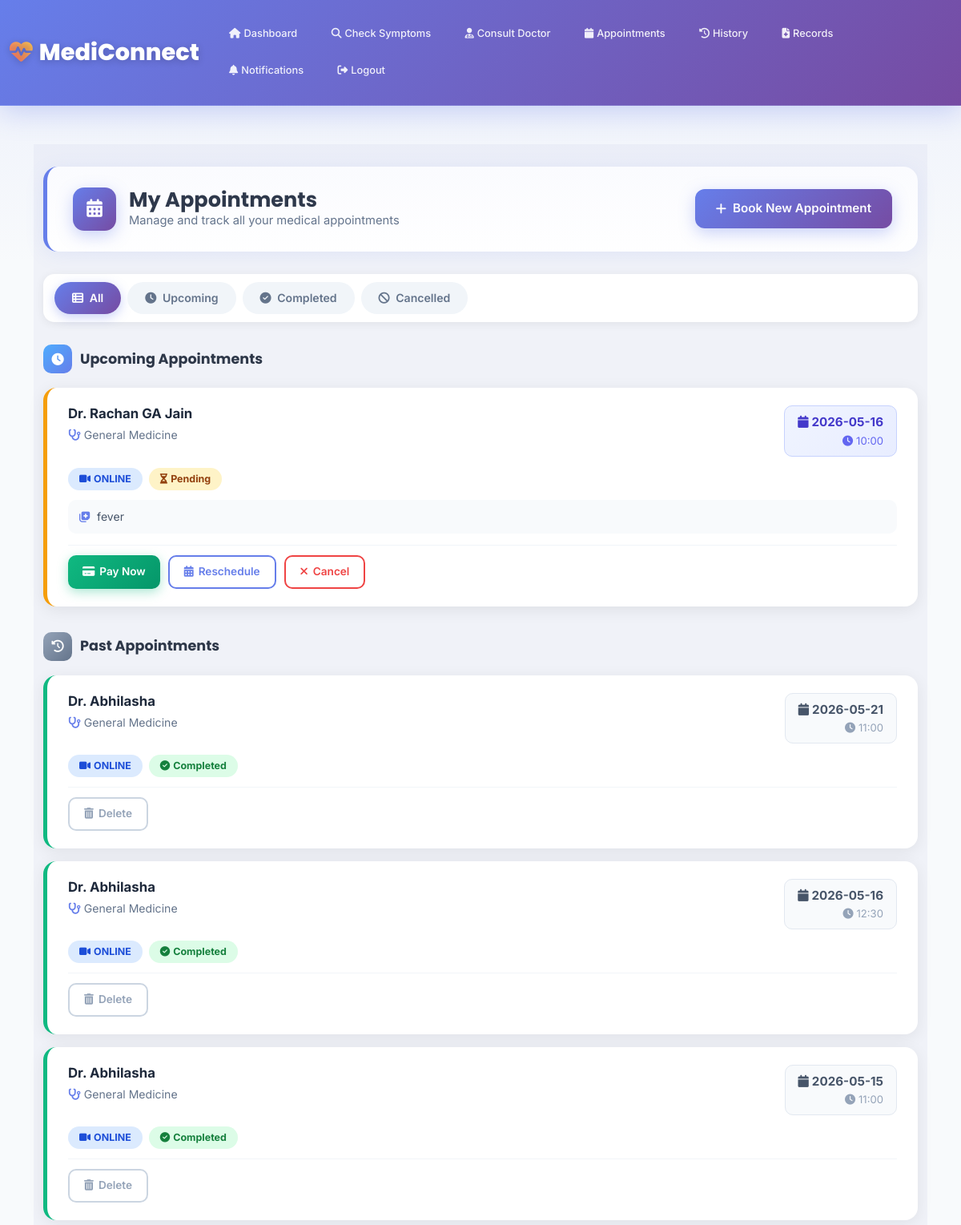
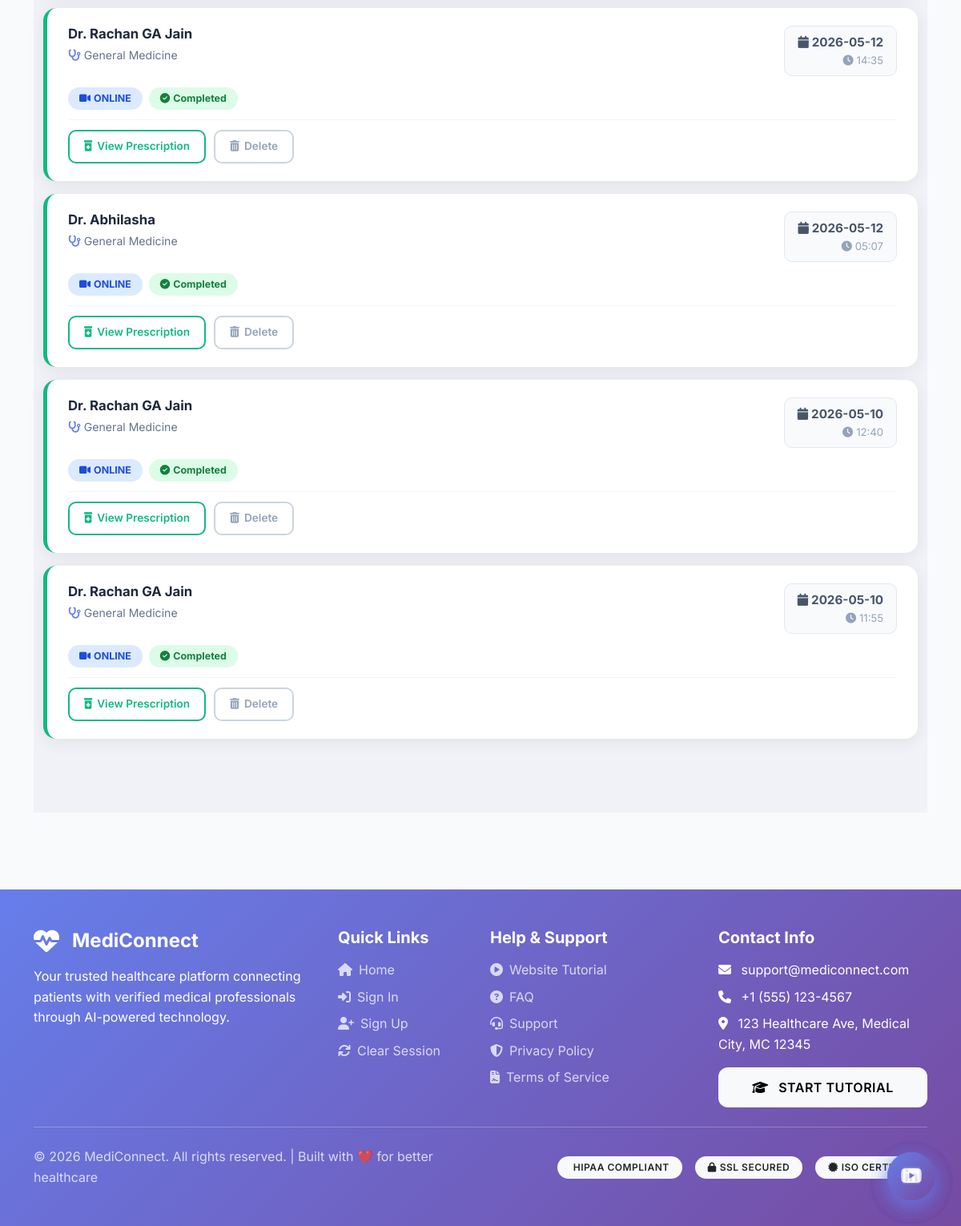
The page /patient/appointments (signed in) on the database its author committed (2 pictures, top to bottom).
### tables this page shows
CREATE TABLE "appointments" (
                id INTEGER PRIMARY KEY AUTOINCREMENT,
                patient_id INTEGER,
                doctor_id INTEGER,
                appointment_date DATE,
                appointment_time TIME,
                status TEXT DEFAULT 'scheduled',
                reason TEXT,
                notes TEXT,
                created_at TIMESTAMP DEFAULT CURRENT_TIMESTAMP, mode TEXT DEFAULT "online", symptoms TEXT, prescription TEXT, lab_tests TEXT, payment_status TEXT DEFAULT 'unpaid', payment_id INTEGER,
                FOREIGN KEY (patient_id) REFERENCES patients(id),
                FOREIGN KEY (doctor_id) REFERENCES doctors(id)
            );

CREATE TABLE users (
        id INTEGER PRIMARY KEY AUTOINCREMENT,
        name TEXT NOT NULL,
        email TEXT UNIQUE NOT NULL,
        password TEXT NOT NULL,
        role TEXT NOT NULL,
        phone TEXT,
        address TEXT,
        age INTEGER,
        gender TEXT,
        created_at TIMESTAMP DEFAULT CURRENT_TIMESTAMP
    , account_status VARCHAR(20) DEFAULT 'active');

CREATE TABLE doctors (
        id INTEGER PRIMARY KEY AUTOINCREMENT,
        user_id INTEGER,
        specialization TEXT,
        qualification TEXT,
        experience INTEGER,
        consultation_fee REAL,
        available BOOLEAN DEFAULT 1, verification_id TEXT, verification_status TEXT DEFAULT 'Pending', degree_certificate_path VARCHAR(500), council_registration_path VARCHAR(500), documents_uploaded BOOLEAN DEFAULT 0, verification_notes TEXT,
        FOREIGN KEY (user_id) REFERENCES users(id)
    );

### app.py (the view)
@app.route('/patient/appointments')
@login_required
@role_required('patient')
def patient_appointments():
    conn = get_db()
    patient = conn.execute('SELECT * FROM patients WHERE user_id = ?', (session['user_id'],)).fetchone()
    if not patient:
        conn.execute('INSERT INTO patients (user_id) VALUES (?)', (session['user_id'],))
        conn.commit()
        patient = conn.execute('SELECT * FROM patients WHERE user_id = ?', (session['user_id'],)).fetchone()
    appointments = conn.execute('''SELECT a.*, d.specialization, u.name as doctor_name
                                  FROM appointments a
                                  JOIN doctors d ON a.doctor_id = d.id
                                  JOIN users u ON d.user_id = u.id
                                  WHERE a.patient_id = ?
                                  ORDER BY a.appointment_date DESC, a.appointment_time DESC''',
                               (patient['id'],)).fetchall()
    conn.close()
    return render_template('patient_appointments.html', appointments=appointments)

### templates/patient_appointments.html (shortened to what this page needs)
{% extends "base_clean.html" %}
{% block content %}
<div style="padding:28px 0 60px;background:#f0f2f8;min-height:100vh;">
<div class="container">
  <div style="background:#fff;border-radius:18px;box-shadow:0 4px 24px rgba(102,126,234,.10);border-left:5px solid #667eea;margin-bottom:28px;padding:26px 32px;display:flex;align-items:center;justify-content:space-between;flex-wrap:wrap;gap:16px;">
    <div style="display:flex;align-items:center;gap:16px;">
      <div style="width:54px;height:54px;border-radius:14px;background:linear-gradient(135deg,#667eea,#764ba2);display:flex;align-items:center;justify-content:center;box-shadow:0 6px 20px rgba(102,126,234,.35);">
        <i class="fas fa-calendar-alt" style="color:#fff;font-size:1.4rem;"></i>
      </div>
      <div>
        <h2 style="margin:0;font-family:'Poppins',sans-serif;font-weight:700;color:#2d3748;font-size:1.6rem;">My Appointments</h2>
        <p style="margin:0;color:#64748b;font-size:.92rem;">Manage and track all your medical appointments</p>
      </div>
    </div>
    <a href="{{ url_for('consult_doctor') }}"
       style="background:linear-gradient(135deg,#667eea,#764ba2);color:#fff;border:none;border-radius:12px;padding:12px 26px;font-weight:600;font-size:.95rem;text-decoration:none;display:inline-flex;align-items:center;gap:8px;box-shadow:0 6px 20px rgba(102,126,234,.35);">
      <i class="fas fa-plus"></i> Book New Appointment
    </a>
  </div>
  <div style="background:#fff;border-radius:14px;box-shadow:0 2px 12px rgba(0,0,0,.07);padding:10px 14px;margin-bottom:28px;display:flex;gap:8px;flex-wrap:wrap;">
    <button onclick="filterAppts('all')" id="tab-all"
            style="border:none;border-radius:30px;padding:9px 22px;font-weight:600;font-size:.88rem;cursor:pointer;background:linear-gradient(135deg,#667eea,#764ba2);color:#fff;box-shadow:0 4px 14px rgba(102,126,234,.35);">
      <i class="fas fa-th-list me-1"></i> All
    </button>
    <button onclick="filterAppts('upcoming')" id="tab-upcoming"
            style="border:none;border-radius:30px;padding:9px 22px;font-weight:600;font-size:.88rem;cursor:pointer;background:#f1f5f9;color:#64748b;">
      <i class="fas fa-clock me-1"></i> Upcoming
    </button>
    <button onclick="filterAppts('completed')" id="tab-completed"
            style="border:none;border-radius:30px;padding:9px 22px;font-weight:600;font-size:.88rem;cursor:pointer;background:#f1f5f9;color:#64748b;">
      <i class="fas fa-check-circle me-1"></i> Completed
    </button>
    <button onclick="filterAppts('cancelled')" id="tab-cancelled"
            style="border:none;border-radius:30px;padding:9px 22px;font-weight:600;font-size:.88rem;cursor:pointer;background:#f1f5f9;color:#64748b;">
      <i class="fas fa-ban me-1"></i> Cancelled
    </button>
  </div>
  {% if appointments %}
  <div class="appt-section" id="sec-upcoming" style="margin-bottom:32px;">
    <div style="display:flex;align-items:center;gap:10px;margin-bottom:18px;">
      <div style="width:36px;height:36px;border-radius:10px;background:linear-gradient(135deg,#4facfe,#667eea);display:flex;align-items:center;justify-content:center;">
        <i class="fas fa-clock" style="color:#fff;font-size:.95rem;"></i>
      </div>
      <h4 style="margin:0;font-family:'Poppins',sans-serif;font-weight:700;color:#2d3748;font-size:1.1rem;">Upcoming Appointments</h4>
    </div>
    {% set upcoming_shown = [] %}
    {% for apt in appointments %}
    {% if apt.status in ['scheduled','confirmed','pending','emergency'] %}
    {% set _ = upcoming_shown.append(1) %}
    {% set bc = '#667eea' %}{% if apt.status=='confirmed' %}{% set bc='#10b981' %}{% elif apt.status=='emergency' %}{% set bc='#ef4444' %}{% elif apt.status=='pending' %}{% set bc='#f59e0b' %}{% endif %}
    <div class="appt-card" data-status="{{ apt.status }}"
         style="background:#fff;border-radius:16px;box-shadow:0 4px 20px rgba(0,0,0,.08);border-left:5px solid {{ bc }};margin-bottom:16px;padding:22px 26px;transition:transform .2s,box-shadow .2s;"
         onmouseover="this.style.transform='translateY(-3px)';this.style.boxShadow='0 10px 32px rgba(0,0,0,.13)'"
         onmouseout="this.style.transform='translateY(0)';this.style.boxShadow='0 4px 20px rgba(0,0,0,.08)'">
      <div style="display:flex;justify-content:space-between;align-items:flex-start;flex-wrap:wrap;gap:12px;margin-bottom:14px;">
        <div>
          <h5 style="margin:0 0 4px;font-weight:700;color:#1e293b;font-size:1.05rem;">Dr. {{ apt.doctor_name }}</h5>
          <span style="color:#64748b;font-size:.88rem;"><i class="fas fa-stethoscope me-1" style="color:#667eea;"></i>{{ apt.specialization }}</span>
        </div>
        <div style="background:linear-gradient(135deg,#f0f4ff,#e8edff);border:1px solid #c7d2fe;border-radius:10px;padding:8px 16px;text-align:right;">
          <div style="font-weight:700;color:#4338ca;font-size:.95rem;"><i class="fas fa-calendar me-1"></i>{{ apt.appointment_date }}</div>
          <div style="color:#6366f1;font-size:.82rem;"><i class="fas fa-clock me-1"></i>{{ apt.appointment_time }}</div>
        </div>
      </div>
      <div style="display:flex;gap:8px;flex-wrap:wrap;margin-bottom:12px;">
        {% if apt.mode in ['online','video'] %}<span style="background:#dbeafe;color:#1d4ed8;border-radius:20px;padding:4px 14px;font-size:.78rem;font-weight:700;"><i class="fas fa-video me-1"></i>ONLINE</span>
        {% elif apt.mode == 'emergency' %}<span style="background:#fee2e2;color:#b91c1c;border-radius:20px;padding:4px 14px;font-size:.78rem;font-weight:700;"><i class="fas fa-ambulance me-1"></i>EMERGENCY</span>
        {% else %}<span style="background:#dcfce7;color:#15803d;border-radius:20px;padding:4px 14px;font-size:.78rem;font-weight:700;"><i class="fas fa-hospital me-1"></i>IN-PERSON</span>{% endif %}
        {% if apt.status=='confirmed' %}<span style="background:#dcfce7;color:#15803d;border-radius:20px;padding:4px 14px;font-size:.78rem;font-weight:700;"><i class="fas fa-check-circle me-1"></i>Confirmed</span>
        {% elif apt.status=='emergency' %}<span style="background:#fee2e2;color:#b91c1c;border-radius:20px;padding:4px 14px;font-size:.78rem;font-weight:700;"><i class="fas fa-exclamation-triangle me-1"></i>EMERGENCY</span>
        {% elif apt.status=='pending' %}<span style="background:#fef3c7;color:#92400e;border-radius:20px;padding:4px 14px;font-size:.78rem;font-weight:700;"><i class="fas fa-hourglass-half me-1"></i>Pending</span>
        {% else %}<span style="background:#e0e7ff;color:#4338ca;border-radius:20px;padding:4px 14px;font-size:.78rem;font-weight:700;"><i class="fas fa-calendar-check me-1"></i>Scheduled</span>{% endif %}
      </div>
      {% if apt.reason %}<div style="background:#f8fafc;border-radius:10px;padding:10px 14px;margin-bottom:14px;color:#475569;font-size:.88rem;"><i class="fas fa-notes-medical me-2" style="color:#667eea;"></i>{{ apt.reason }}</div>{% endif %}
      <div style="display:flex;gap:10px;flex-wrap:wrap;padding-top:12px;border-top:1px solid #f1f5f9;">
        {% if apt.status in ['scheduled','pending'] %}
        {% if apt.payment_status != 'paid' %}
        <a href="{{ url_for('payment.checkout', appointment_id=apt.id) }}"
           style="background:linear-gradient(135deg,#10b981,#059669);color:#fff;border:none;border-radius:10px;padding:9px 18px;font-weight:600;font-size:.85rem;text-decoration:none;display:inline-flex;align-items:center;gap:6px;box-shadow:0 4px 14px rgba(16,185,129,.35);">
          <i class="fas fa-credit-card"></i> Pay Now
        </a>{% endif %}
        <a href="{{ url_for('reschedule_appointment', appointment_id=apt.id) }}"
           style="background:transparent;color:#667eea;border:2px solid #667eea;border-radius:10px;padding:8px 18px;font-weight:600;font-size:.85rem;text-decoration:none;display:inline-flex;align-items:center;gap:6px;">
          <i class="fas fa-calendar-alt"></i> Reschedule
        </a>
        <button onclick="confirmCancel('{{ url_for('cancel_appointment', appointment_id=apt.id) }}')"
                style="background:transparent;color:#ef4444;border:2px solid #ef4444;border-radius:10px;padding:8px 18px;font-weight:600;font-size:.85rem;cursor:pointer;display:inline-flex;align-items:center;gap:6px;">
          <i class="fas fa-times"></i> Cancel
        </button>{% endif %}
      </div>
    </div>
    {% endif %}
    {% endfor %}
  </div>
  <div class="appt-section" id="sec-past" style="margin-bottom:32px;">
    <div style="display:flex;align-items:center;gap:10px;margin-bottom:18px;">
      <div style="width:36px;height:36px;border-radius:10px;background:linear-gradient(135deg,#94a3b8,#64748b);display:flex;align-items:center;justify-content:center;">
        <i class="fas fa-history" style="color:#fff;font-size:.95rem;"></i>
      </div>
      <h4 style="margin:0;font-family:'Poppins',sans-serif;font-weight:700;color:#2d3748;font-size:1.1rem;">Past Appointments</h4>
    </div>
    {% set past_shown = [] %}
    {% for apt in appointments %}
    {% if apt.status in ['completed','cancelled'] %}
    {% set _ = past_shown.append(1) %}
    {% set bc = '#10b981' if apt.status=='completed' else '#94a3b8' %}
    <div class="appt-card" data-status="{{ apt.status }}"
         style="background:#fff;border-radius:16px;box-shadow:0 4px 20px rgba(0,0,0,.07);border-left:5px solid {{ bc }};margin-bottom:16px;padding:22px 26px;transition:transform .2s,box-shadow .2s;"
         onmouseover="this.style.transform='translateY(-3px)';this.style.boxShadow='0 10px 32px rgba(0,0,0,.12)'"
         onmouseout="this.style.transform='translateY(0)';this.style.boxShadow='0 4px 20px rgba(0,0,0,.07)'">
      <div style="display:flex;justify-content:space-between;align-items:flex-start;flex-wrap:wrap;gap:12px;margin-bottom:14px;">
        <div>
          <h5 style="margin:0 0 4px;font-weight:700;color:#1e293b;font-size:1.05rem;">Dr. {{ apt.doctor_name }}</h5>
          <span style="color:#64748b;font-size:.88rem;"><i class="fas fa-stethoscope me-1" style="color:#667eea;"></i>{{ apt.specialization }}</span>
        </div>
        <div style="background:#f8fafc;border:1px solid #e2e8f0;border-radius:10px;padding:8px 16px;text-align:right;">
          <div style="font-weight:700;color:#475569;font-size:.95rem;"><i class="fas fa-calendar me-1"></i>{{ apt.appointment_date }}</div>
          <div style="color:#94a3b8;font-size:.82rem;"><i class="fas fa-clock me-1"></i>{{ apt.appointment_time }}</div>
        </div>
      </div>
      <div style="display:flex;gap:8px;flex-wrap:wrap;margin-bottom:12px;">
        {% if apt.mode in ['online','video'] %}<span style="background:#dbeafe;color:#1d4ed8;border-radius:20px;padding:4px 14px;font-size:.78rem;font-weight:700;"><i class="fas fa-video me-1"></i>ONLINE</span>
        {% else %}<span style="background:#dcfce7;color:#15803d;border-radius:20px;padding:4px 14px;font-size:.78rem;font-weight:700;"><i class="fas fa-hospital me-1"></i>IN-PERSON</span>{% endif %}
        {% if apt.status=='completed' %}<span style="background:#dcfce7;color:#15803d;border-radius:20px;padding:4px 14px;font-size:.78rem;font-weight:700;"><i class="fas fa-check-circle me-1"></i>Completed</span>
        {% else %}<span style="background:#f1f5f9;color:#64748b;border-radius:20px;padding:4px 14px;font-size:.78rem;font-weight:700;"><i class="fas fa-ban me-1"></i>Cancelled</span>{% endif %}
      </div>
      <div style="display:flex;gap:10px;flex-wrap:wrap;padding-top:12px;border-top:1px solid #f1f5f9;">
        {% if apt.status=='completed' and (apt.prescription or apt.lab_tests) %}
        <a href="{{ url_for('view_prescription', appointment_id=apt.id) }}"
           style="background:transparent;color:#10b981;border:2px solid #10b981;border-radius:10px;padding:8px 18px;font-weight:600;font-size:.85rem;text-decoration:none;display:inline-flex;align-items:center;gap:6px;">
          <i class="fas fa-prescription-bottle-alt"></i> View Prescription
        </a>{% endif %}
        {% if apt.status in ['cancelled','completed'] %}
        <button onclick="confirmDelete('{{ url_for('delete_appointment', appointment_id=apt.id) }}')"
                style="background:transparent;color:#94a3b8;border:2px solid #cbd5e1;border-radius:10px;padding:8px 18px;font-weight:600;font-size:.85rem;cursor:pointer;display:inline-flex;align-items:center;gap:6px;">
          <i class="fas fa-trash-alt"></i> Delete
        </button>{% endif %}
      </div>
    </div>
    {% endif %}
    {% endfor %}
  </div>
  {% endif %}
</div></div>
{% endblock %}

### rows shown on the page
appointments: doctor_name "Rachan GA Jain", specialization "General Medicine", appointment_date "2026-05-16", appointment_time "10:00", mode "online" (drawn), status "pending" (drawn), reason "fever"
appointments: doctor_name "Abhilasha", specialization "General Medicine", appointment_date "2026-05-21", appointment_time "11:00", mode "online" (drawn), status "completed" (drawn)
appointments: doctor_name "Abhilasha", specialization "General Medicine", appointment_date "2026-05-16", appointment_time "12:30", mode "online" (drawn), status "completed" (drawn)
appointments: doctor_name "Abhilasha", specialization "General Medicine", appointment_date "2026-05-15", appointment_time "11:00", mode "online" (drawn), status "completed" (drawn)
appointments: doctor_name "Rachan GA Jain", specialization "General Medicine", appointment_date "2026-05-12", appointment_time "14:35", mode "online" (drawn), status "completed" (drawn)
appointments: doctor_name "Abhilasha", specialization "General Medicine", appointment_date "2026-05-12", appointment_time "05:07", mode "online" (drawn), status "completed" (drawn)
appointments: doctor_name "Rachan GA Jain", specialization "General Medicine", appointment_date "2026-05-10", appointment_time "12:40", mode "online" (drawn), status "completed" (drawn)
appointments: doctor_name "Rachan GA Jain", specialization "General Medicine", appointment_date "2026-05-10", appointment_time "11:55", mode "online" (drawn), status "completed" (drawn)
